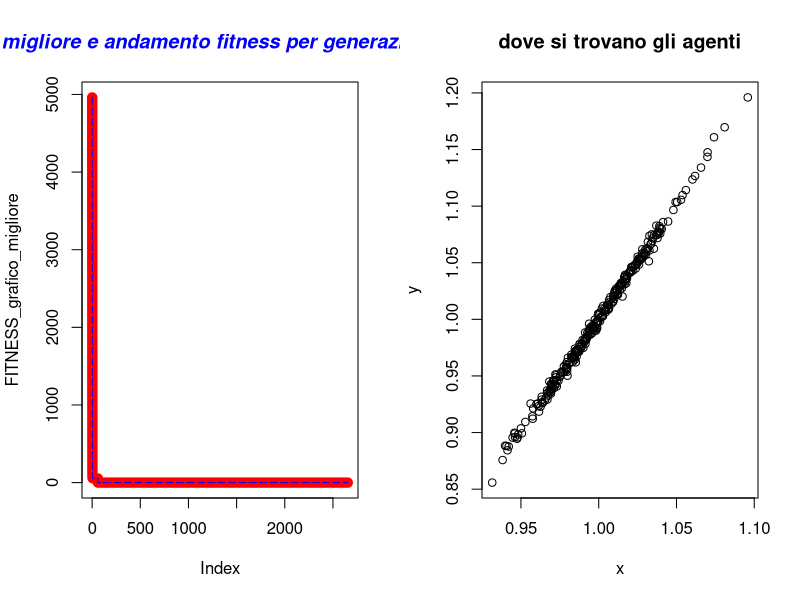

Generate this figure with R:
#  Author Nicola Bernabè ver 1.0 8/11/2021
# the implemented version of the GA refers to the following Journal: 
#



controllo_intervallo<-function(x,y,ub,lb){
    if(x>ub[1]){
        x<-ub[1]
    }
    if(x<lb[1]){
        x<-lb[1]
    }
    if(y>ub[2]){
        y<-ub[2]
    }
    if(y<lb[2]){
        y<-lb[2]
    }

    return (c(x,y))
}


aggiornamento_posizione<-function(Sciame,MAX_DIMENSION_Sciame,j_iterazioni_particelle,f_min,f_max,ub,lb,BEST_FITNESS,r,A,min_max,FUNZIONE_COSTO){
    #message("f_min ",f_min)
    f_i<-f_min+(f_max-f_min)*runif(1,  0,1)
    
    v_x<-Sciame[3,j_iterazioni_particelle]+(Sciame[1,j_iterazioni_particelle]-BEST_FITNESS[1])*f_i
    v_y<-Sciame[4,j_iterazioni_particelle]+(Sciame[2,j_iterazioni_particelle]-BEST_FITNESS[2])*f_i
    #message(v_x," ",Sciame[3,j_iterazioni_particelle]," ",Sciame[1,j_iterazioni_particelle]," ",BEST_FITNESS[1]," ",f_i)
    x<-Sciame[1,j_iterazioni_particelle]+v_x
    y<-Sciame[2,j_iterazioni_particelle]+v_y
    x_y<-controllo_intervallo(x,y,ub,lb)
    x<-x_y[1]
    y<-x_y[2]
    rand<-runif(1,  0,1)
    if(rand>r){
        x<-BEST_FITNESS[1]+0.1*rnorm(1, mean = 0, sd = 1)
        y<-BEST_FITNESS[2]+0.1*rnorm(1, mean = 0, sd = 1)
    }
    x_y<-controllo_intervallo(x,y,ub,lb)
    x<-x_y[1]
    y<-x_y[2]
    sol<-FUNZIONE_COSTO(x_y[1],x_y[2])
    f_new<-sol
    rand<-runif(1,  0,1)
    if(min_max==-1){#minimizzo
        if(f_new<=Sciame[5,j_iterazioni_particelle]&&(rand<A)){
        Sciame[1,j_iterazioni_particelle]<-x_y[1]
        Sciame[2,j_iterazioni_particelle]<-x_y[2]
        Sciame[3,j_iterazioni_particelle]<-v_x
        Sciame[4,j_iterazioni_particelle]<-v_y
        Sciame[5,j_iterazioni_particelle]<-f_new
        
    }
        if(f_new<f_min){
            f_min<-f_new
            
        }


    }else{#massimizzo
        if(f_new>=Sciame[5,j_iterazioni_particelle]&&(rand<A)){
            Sciame[1,j_iterazioni_particelle]<-x_y[1]
            Sciame[2,j_iterazioni_particelle]<-x_y[2]
            Sciame[3,j_iterazioni_particelle]<-v_x
            Sciame[4,j_iterazioni_particelle]<-v_y
            Sciame[5,j_iterazioni_particelle]<-f_new
            
        }
        if(f_new>f_min){
            f_min<-f_new
            
        }


    }
    
    return(list(Sciame,f_min))
}

#aggiorni migliore fitness
aggiorna_fitness<-function(BEST_FITNESS,Migliore_fitness_generazione){
            BEST_FITNESS[1]<-Migliore_fitness_generazione[1]
            BEST_FITNESS[2]<-Migliore_fitness_generazione[2]
            BEST_FITNESS[3]<-Migliore_fitness_generazione[3]#vx 
            BEST_FITNESS[4]<-Migliore_fitness_generazione[4]#vy 
            BEST_FITNESS[5]<-Migliore_fitness_generazione[5]#fitess corrente
    return(BEST_FITNESS)


}

#scorro su tutti gli individui e cerco il fitneess migliore
controllo_migliore_fitness<-function(Sciame,min_max){
    BEST_FITNESS<-c(Sciame[1,1],Sciame[2,1],Sciame[3,1],Sciame[4,1],Sciame[5,1])
    for(i in 2:dim(Sciame)[2]) {
        if(BEST_FITNESS[5]>Sciame[5,i] && min_max==-1){#ricordo che la riga 8 è fitness corrente
            BEST_FITNESS[1]<-Sciame[1,i]#x 
            BEST_FITNESS[2]<-Sciame[2,i]#y 
            BEST_FITNESS[3]<-Sciame[3,i]#vx 
            BEST_FITNESS[4]<-Sciame[4,i]#vy 
            BEST_FITNESS[5]<-Sciame[5,i]#fitess corrente

        }else if(BEST_FITNESS[5]<Sciame[5,i]  && min_max==1){
            BEST_FITNESS[1]<-Sciame[1,i]#x corrente
            BEST_FITNESS[2]<-Sciame[2,i]#y corrente
            BEST_FITNESS[3]<-Sciame[3,i]#vx 
            BEST_FITNESS[4]<-Sciame[4,i]#vy 
            BEST_FITNESS[5]<-Sciame[5,i]#fitess corrente
        }
    }
    return(c(BEST_FITNESS[1],BEST_FITNESS[2],BEST_FITNESS[3],BEST_FITNESS[4],BEST_FITNESS[5]))
}


#inizializzo la matrice
inizializzazione<-function(ub, lb,MAX_UNKNOWNS,MAX_DIMENSION_Sciame,A,FUNZIONE_COSTO){
    Sciame<-matrix(1:1,nrow <- (MAX_UNKNOWNS*3)+2, ncol <- MAX_DIMENSION_Sciame)#oltre alla x e y ci aggiungo le 2 velocità, poi anche le x e y migliori della particella anche la fitness migliore della particella e quella corrente
    numero_casuale_x<-1
    numero_casuale_y <-1
    for(i in 1:dim(Sciame)[2]) {
        numero_casuale_x <- runif(1, lb[1],ub[1] )
        numero_casuale_y <- runif(1,  lb[2],ub[2])
        Sciame[1,i] <-numero_casuale_x
        Sciame[2,i] <-numero_casuale_y
        Sciame[3,i]<-0#vx
        Sciame[4,i]<-0#vy
        Sciame[5,i] <-FUNZIONE_COSTO(Sciame[1,i],Sciame[2,i])#fitness
    }
    return (Sciame)
}
media_sciame<-function(Sciame,j){
    x_y <- c()
    
    for(i in 1:dim(Sciame)[2]) {
        x_y <- c(x_y,Sciame[j,i])

    }
    return(mean(x_y))
}

aggiorno_file_individui<-function(Sciame,MAX_DIMENSION_Sciame,generazione){
                individuo<-c()
                x<-c()
                y<-c()
                fitness<-c()
                v_x<-c()
                v_y<-c()

                for(i in 1:MAX_DIMENSION_Sciame) {
                    x<-c(x,Sciame[1,i])
                    y<-c(y,Sciame[2,i])
                    fitness<-c(fitness,Sciame[5,i])
                    
                    }
            df<-data.frame(x,y,fitness)
            #nome_file<-"generazione"+generazione+".cvs"
            nome_file = paste("BAT generazione ",generazione,".txt",sep="")
            #write.csv(df, file=nome_file,sep=";",row.names=FALSE)
            write.table(df, file= nome_file,sep=";",row.names=FALSE)
            }

mainBAT<-function(ub,lb,MAX_UNKNOWNS,MAX_DIMENSION_Sciame,Generazioni,STAZIONARIETA,min_max,stampo_generazione,precisione,f_min,f_max,r,A,FUNZIONE_COSTO){
    

    
 
    Sciame<-inizializzazione(ub, lb,MAX_UNKNOWNS,MAX_DIMENSION_Sciame,A,FUNZIONE_COSTO)#inizializzo la popolazione
    BEST_FITNESS<-controllo_migliore_fitness(Sciame,min_max)
    FITNESS_grafico_migliore<-c()
    FITNESS_grafico_migliore_generazione<-c()
    #iterazioni calcolo per trovare il minimo
    indice_stazionarieta<-0#aumenta ad ogni generazione
    n_generazioni<-0

    
    for(i in 1:Generazioni){
        n_generazioni<-i
        for(j_iterazioni_particelle in 1:MAX_DIMENSION_Sciame){#muovo tutte le particelle una volta
            Sciame_lista<-aggiornamento_posizione(Sciame,MAX_DIMENSION_Sciame,j_iterazioni_particelle,f_min,f_max,ub,lb,BEST_FITNESS,r,A,min_max,FUNZIONE_COSTO)
            Sciame<-Sciame_lista[[1]]
            f_min<-Sciame_lista[[2]]


           
        }
        Migliore_fitness_generazione<-controllo_migliore_fitness(Sciame,min_max)
        #message(x_media)
        #message(Migliore_fitness_generazione[1]," ",BEST_FITNESS[1]," x ",x_media)
        #message(Migliore_fitness_generazione[1]," ",Migliore_fitness_generazione[2]," ",Migliore_fitness_generazione[3])
        if(Migliore_fitness_generazione[5]<BEST_FITNESS[5]  && min_max==-1){#minimizzo
            BEST_FITNESS<-aggiorna_fitness(BEST_FITNESS,Migliore_fitness_generazione)
            indice_stazionarieta=0#ritorno a 0 la stazionarietà
            message("migliore soluzione-> x ",BEST_FITNESS[1]," y ",BEST_FITNESS[2]," fitness ",BEST_FITNESS[5])
        }else if(Migliore_fitness_generazione[5]>BEST_FITNESS[5]  && min_max==1){#minimizzo
            BEST_FITNESS<-aggiorna_fitness(BEST_FITNESS,Migliore_fitness_generazione)
            indice_stazionarieta=0#ritorno a 0 la stazionarietà
            message("migliore soluzione-> x ",BEST_FITNESS[1]," y ",BEST_FITNESS[2]," fitness ",BEST_FITNESS[5])
        }
        FITNESS_grafico_migliore<-c(FITNESS_grafico_migliore,BEST_FITNESS[5])
        FITNESS_grafico_migliore_generazione<-c(FITNESS_grafico_migliore_generazione,Migliore_fitness_generazione[5])

        if(indice_stazionarieta>=STAZIONARIETA){
            message("troppo stazionaria ","generazione-> ",i," stazionario->",indice_stazionarieta)
            print(BEST_FITNESS)
            aggiorno_file_individui(Sciame,MAX_DIMENSION_Sciame,i)
            break
        }else{
            indice_stazionarieta=indice_stazionarieta+1
        }
        if((i%%stampo_generazione)==0){#stampo così so che sta facendo qualcosa
            message("generazione-> ",i," stazionario->",indice_stazionarieta)
            aggiorno_file_individui(Sciame,MAX_DIMENSION_Sciame,i)
            

        }
        if(BEST_FITNESS[5]<precisione && min_max==-1){
            message("finito algoritmo BAT, sono riuscito ad avere una soluzione molto buona ed è ",BEST_FITNESS[5]," alla generazione-> ",i)
            aggiorno_file_individui(Sciame,MAX_DIMENSION_Sciame,i)
            break
        }else if(BEST_FITNESS[5]>precisione && min_max==1){
            message("finito algoritmo BAT, sono riuscito ad avere una soluzione molto buona ed è ",BEST_FITNESS[5]," alla generazione-> ",i)
            aggiorno_file_individui(Sciame,MAX_DIMENSION_Sciame,i)
            break
        }
    }
    windows()
    par(mfrow=c(1,2))
    plot(FITNESS_grafico_migliore, type="l", col="red",lwd=10)
    lines(FITNESS_grafico_migliore_generazione, type="l", col="blue",lty=5)
    title(main="migliore e andamento fitness per generazione", col.main="blue", font.main="4")
    
    x_particelle<-c()
    y_particelle<-c()
    for(x_y in 1:MAX_DIMENSION_Sciame){
        x_particelle<-c(x_particelle,Sciame[1,x_y])
        y_particelle<-c(y_particelle,Sciame[2,x_y])

    }

    plot(x_particelle, y_particelle, xlab="x",ylab="y", main="dove si trovano gli agenti") 
    BEST_FITNESS<-list(BEST_FITNESS,"BAT",n_generazioni)
    return(BEST_FITNESS)
    
 
}

#riesco a trovare la soluzione con questi intervalli 
#ub<-c(1000000000,1000000000)  # upper bound of the unknowns
#lb<-c(-1000000000,-1000000000)  #lower bound of the unknowns


#milione
#ub<-c(1000000,1000000)  # upper bound of the unknowns
#lb<-c(-1000000,-1000000)  #lower bound of the unknowns


#ub<-c(10000,10000)  # upper bound of the unknowns
#lb<-c(-10000,-10000)  #lower bound of the unknowns


ub<-c(100,100)# upper bound of the unknowns
lb<-c(-100,-100)  #lower bound of the unknowns

#ub<-c(512,512)  
#lb<-c(-512,-512)


MAX_UNKNOWNS<-2  #numero variabili
MAX_DIMENSION_Sciame<-300#dimensione popolazione
Generazioni<-10000
STAZIONARIETA<-1000
f_min<-0
f_max<-2#ub[1]
r<-0.95
A<-0.95#A_max#puo essere costante o decrescere
min_max<--1#-1 minimizzo,1 massimizzo
percentuale_generazione_stampo<-10  #ogni 10% delle generazioni fatte stampo su file tutti gli individui
stampo_generazione<-Generazioni/percentuale_generazione_stampo
#massimizzo
#precisione<-11.999999#Parabolic Function
#precisione<-79.999#rastrigin function 
#precisione<-414.23847913128#Parabolic Function

#minimizzo
precisione<-0.000001#
#precisione<--0.999999#Easom function
#precisione<-0.2925789999#Schaffer function N. 4 f(0,+-1.25313)=0.292579
#precisione<--0.999999#per funzioni con minimo negativo
#precisione<--959.6406#Eggholder function   f(512,404.2319)=-959.6407   i domini x e y   ub<-c(512,512)  lb<-c(-512,-512)


FUNZIONE_COSTO<-function(x,y){
    z<-(100*(y-(x)^2)^2)+(1-x)^2#FUNZIONE_COSTO banana  f(1,1)=0
    #z<-((1-x)^2)+100*((y-x^2))^2#Rosenbrock function constrained with a cubic and a line  sol f(1,1)=0
    #z<-(1.5-x+x*y)^2+(2.25-x+x*y^2)^2+(2.625-x+x*y^3)^2#Beale function f(3,0.5)=0
    #z<-0.26*(x^2+y^2)-0.48*x*y#Matyas function f(0,0)=0
    #z<-(sin(3*pi*x))^2+(x-1)^2*(1+sin(3*pi*y))+(y-1)^2*(1+(sin(2*pi*y))^2)#Lévi function N.13  f(1,1)=0
    #z<-0.5+((sin(x^2-y^2))^2-0.5)/(1+0.001*(x^2+y^2))^2#Schaffer function N. 2  f(0,0)=0
    #z<-2*x^2-1.05*x^4+(x^6/6)+x*y+y^2#THREE-HUMP CAMEL FUNCTION xi  [-5, 5]  f(0,0)=0
    #z<--20*exp(-0.2*sqrt((1/2)*(x*x+y*y)))-exp(1/2*((cos(2*pi*x)+cos(2*pi*y))))+20+exp(1)#ACKLEY FUNCTION xi  [-32.768, 32.768]  f(0,0)=0
    #z<-10*2+((x^2-10*cos(2*pi*x))+(y^2-10*cos(2*pi*y)))#RASTRIGIN FUNCTION f(0,0)=0 xi [-5.12, 5.12]
    #z<-(x+2*y-7)^2+(2*x+y-5)^2#BOOTH FUNCTION  xi [-10, 10] f(1,3)=0
    #z<-0.5+(((cos(sin(abs(x^2-y^2))))^2 - 0.5)/((1 + 0.001*(x^2+y^2))^2))#Schaffer function N. 4 f(0,+-1.25313)=0.292579
    #massimizzare
    #z<-12-(x^2+y^2)/100 #Parabolic Function  f(0,0)=12 non so ma il massimo è 12
    #z<-80-(20+x^2+y^2-10*(cos(2*pi*x)+cos(2*pi*y)))#rastrigin function f(0,0)=80
    #z<-275-((x^4-16*x^2+5*x*0.5)+(y^4-16*y^2+5*y*0.5)+3)#Styblinski Function f(-2.8667,-2.8667)=414.23847913
    return (z)
}




soluzione<-mainBAT(ub,lb,MAX_UNKNOWNS,MAX_DIMENSION_Sciame,Generazioni,STAZIONARIETA,min_max,stampo_generazione,precisione,f_min,f_max,r,A,FUNZIONE_COSTO)
#print(soluzione)

algoritmo<-c(soluzione[[2]][1])
x<-c(soluzione[[1]][1])
y<-c(soluzione[[1]][2])
fitness<-c(soluzione[[1]][5])
generazioni_soluzione<-c(soluzione[[3]][1])
df<-data.frame(algoritmo,x,y,fitness,generazioni_soluzione)
write.table(df, file="soluzione BAT.txt",sep=";",row.names=FALSE)
